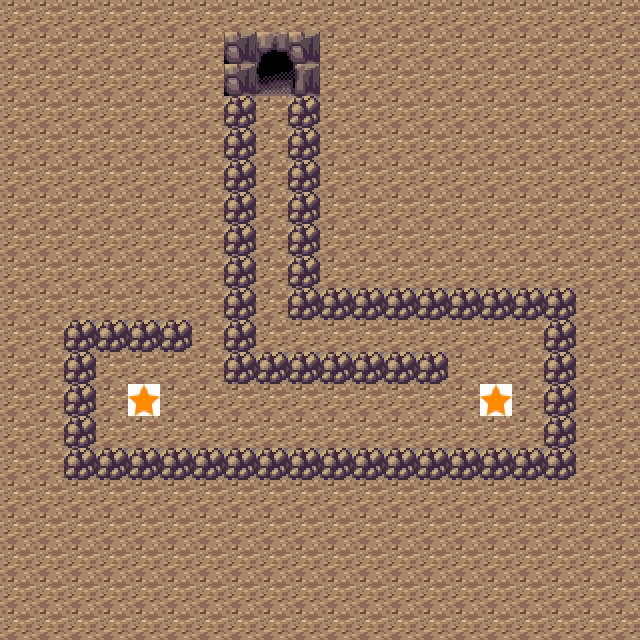

This is a level from a 2D game, rendered from its Tiled map with the project's own tilesets. A one-line summary and the map file follow, with tile-layer data summarised:
An orthogonal 20x20 tile map with 32x32 px tiles, 3 tile layers (ground, barriers, stars), 1 hidden layer not drawn, 4 tilesets and 2 objects (startPoint, endPoint).

<map version="1.4" tiledversion="1.4.1" orientation="orthogonal" renderorder="right-down" width="20" height="20" tilewidth="32" tileheight="32" infinite="0" nextlayerid="6" nextobjectid="3">
 <tileset firstgid="1" name="barriers" tilewidth="32" tileheight="32" tilecount="36" columns="6">
  <image source="barriers.png" width="192" height="192" />
 </tileset>
 <tileset firstgid="37" name="ground" tilewidth="32" tileheight="32" tilecount="1" columns="1">
  <image source="ground.png" width="32" height="32" />
 </tileset>
 <tileset firstgid="38" name="player" tilewidth="32" tileheight="32" tilecount="1" columns="1">
  <image source="player.png" width="32" height="32" />
 </tileset>
 <tileset firstgid="39" name="star" tilewidth="32" tileheight="32" tilecount="1" columns="1">
  <image source="star.png" width="32" height="32" />
  <tile id="0">
   <properties>
    <property name="isStar" value="true" />
   </properties>
  </tile>
 </tileset>
 <layer id="1" name="ground" width="20" height="20">
  <data>[400 cells, 400 non-empty, 1 distinct tile ids]</data>
 </layer>
 <layer id="2" name="barriers" width="20" height="20">
  <data>[400 cells, 63 non-empty, 5 distinct tile ids]</data>
 </layer>
 <layer id="3" name="stars" width="20" height="20">
  <data>[400 cells, 2 non-empty, 1 distinct tile ids]</data>
 </layer>
 <layer id="5" name="smog" width="20" height="20" visible="0">
  <data>[400 cells, 400 non-empty, 1 distinct tile ids]</data>
 </layer>
 <objectgroup id="4" name="players">
  <object id="1" name="startPoint" gid="38" x="96" y="128" width="32" height="32" />
  <object id="2" name="endPoint" gid="38" x="256" y="128" width="32" height="32" />
 </objectgroup>
</map>
